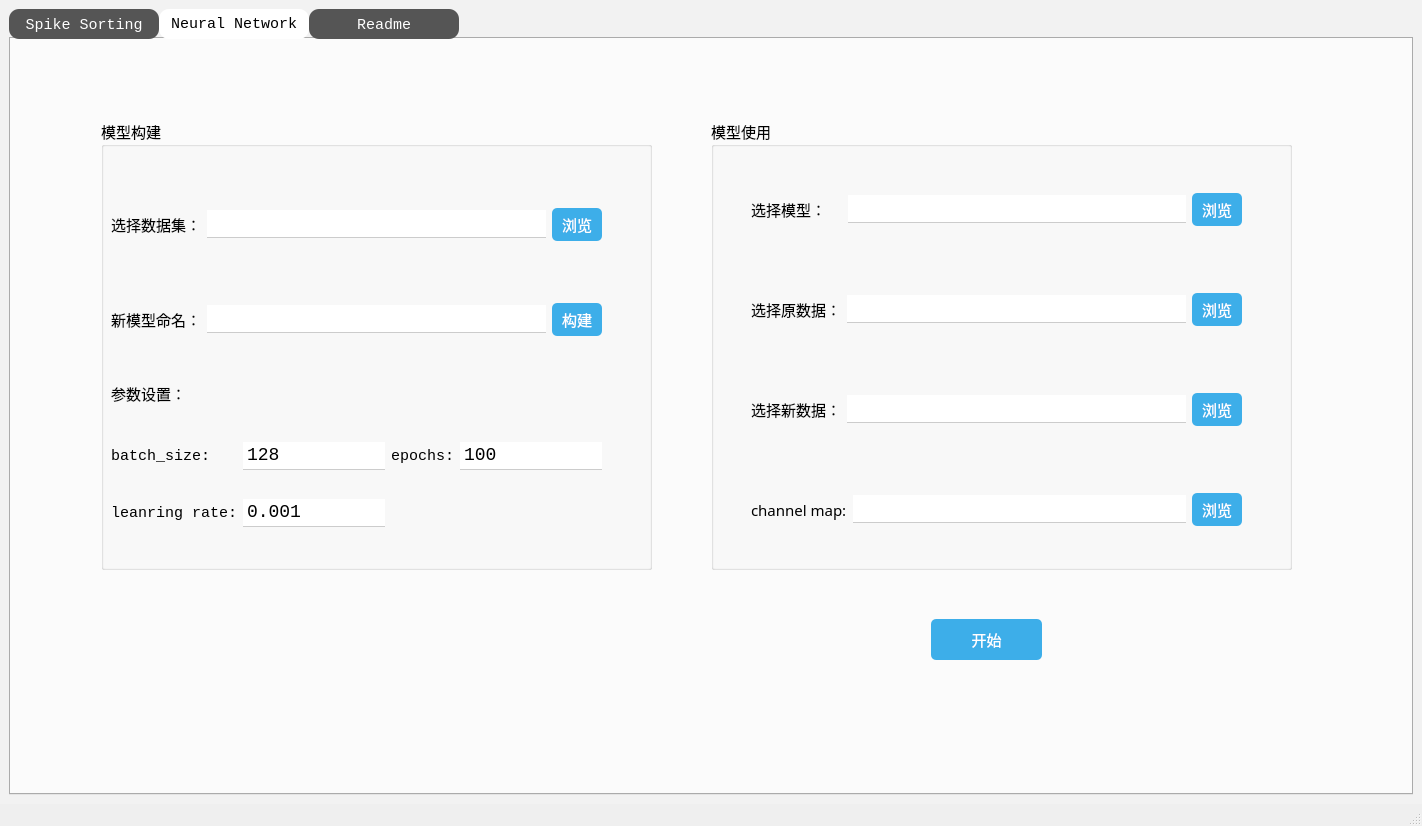
<?xml version="1.0" encoding="UTF-8"?>
<ui version="4.0">
 <class>MainWindow</class>
 <widget class="QMainWindow" name="MainWindow">
  <property name="geometry">
   <rect>
    <x>0</x>
    <y>0</y>
    <width>1422</width>
    <height>826</height>
   </rect>
  </property>
  <property name="windowTitle">
   <string>MainWindow</string>
  </property>
  <property name="styleSheet">
   <string notr="true">QWidget#centralwidget {
    background-color: #F2F2F2;
}

QPushButton {
    background-color: #3daee9;
    border: none;
    border-radius: 5px;
    color: white;
    padding: 5px 10px;
}

QPushButton:hover {
    background-color: #2f8ad4;
}

QLineEdit {
    background-color: #FFFFFF;
    border: none;
    border-bottom: 1px solid #CCCCCC;
    padding: 2px;
    font-size: 14px;
}

QLineEdit:focus {
    border-bottom: 2px solid #3daee9;
}
QLineEdit {
    font-size: 18px;
}</string>
  </property>
  <widget class="QWidget" name="centralwidget">
   <property name="styleSheet">
    <string notr="true"/>
   </property>
   <layout class="QHBoxLayout" name="horizontalLayout">
    <item>
     <widget class="QTabWidget" name="tabWidget">
      <property name="font">
       <font>
        <family>Consolas</family>
        <pointsize>11</pointsize>
       </font>
      </property>
      <property name="mouseTracking">
       <bool>false</bool>
      </property>
      <property name="focusPolicy">
       <enum>Qt::TabFocus</enum>
      </property>
      <property name="styleSheet">
       <string notr="true">QTabBar::tab {
	border-radius: 10px;
    background-color: #555555;
    color: #ffffff;
    width: 150px;
    height: 30px;
}

QTabBar::tab:selected {
    background-color: #ffffff;
    color: #000000;
}
</string>
      </property>
      <property name="currentIndex">
       <number>1</number>
      </property>
      <property name="iconSize">
       <size>
        <width>20</width>
        <height>20</height>
       </size>
      </property>
      <property name="documentMode">
       <bool>false</bool>
      </property>
      <property name="tabsClosable">
       <bool>false</bool>
      </property>
      <property name="tabBarAutoHide">
       <bool>false</bool>
      </property>
      <widget class="QWidget" name="tab">
       <property name="styleSheet">
        <string notr="true">QTabWidget::pane {
    border: 1px solid #aaa;
    border-top: none;
}

QTabWidget::tab-bar {
    alignment: center;
}

QTabBar::tab {
    border: 1px solid #ccc;
    border-top-left-radius: 5px;
    border-top-right-radius: 5px;
    padding: 5px 10px;
    background-color: #f6f6f6;
    color: #555;
}

QTabBar::tab:selected, QTabBar::tab:hover {
    background-color: #fff;
    border-color: #aaa;
}

QTabWidget::tab:selected {
    background-color: #fff;
    border-color: #aaa;
}

QTabWidget::tab-bar::close-button {
    image: url(close.png);
    subcontrol-position: right;
}

QTabWidget::tab-bar::close-button:hover {
    image: url(close_hover.png);
}
</string>
       </property>
       <attribute name="title">
        <string>Spike Sorting</string>
       </attribute>
       <widget class="QGroupBox" name="groupBox">
        <property name="geometry">
         <rect>
          <x>70</x>
          <y>40</y>
          <width>571</width>
          <height>541</height>
         </rect>
        </property>
        <property name="sizePolicy">
         <sizepolicy hsizetype="Expanding" vsizetype="Expanding">
          <horstretch>0</horstretch>
          <verstretch>0</verstretch>
         </sizepolicy>
        </property>
        <property name="font">
         <font>
          <family>Microsoft YaHei</family>
          <pointsize>12</pointsize>
         </font>
        </property>
        <property name="title">
         <string>参数设置</string>
        </property>
        <widget class="QWidget" name="verticalLayoutWidget">
         <property name="geometry">
          <rect>
           <x>20</x>
           <y>30</y>
           <width>110</width>
           <height>461</height>
          </rect>
         </property>
         <layout class="QVBoxLayout" name="verticalLayout">
          <item>
           <widget class="QLabel" name="label_3">
            <property name="font">
             <font>
              <family>Microsoft YaHei</family>
              <pointsize>11</pointsize>
             </font>
            </property>
            <property name="text">
             <string>滤波：</string>
            </property>
           </widget>
          </item>
          <item>
           <widget class="QLabel" name="label_2">
            <property name="font">
             <font>
              <family>Microsoft YaHei</family>
              <pointsize>11</pointsize>
             </font>
            </property>
            <property name="text">
             <string>算法：</string>
            </property>
           </widget>
          </item>
          <item>
           <widget class="QLabel" name="label">
            <property name="font">
             <font>
              <family>Microsoft YaHei</family>
              <pointsize>11</pointsize>
             </font>
            </property>
            <property name="text">
             <string>自选时间点：</string>
            </property>
           </widget>
          </item>
         </layout>
        </widget>
        <widget class="QWidget" name="gridLayoutWidget_2">
         <property name="geometry">
          <rect>
           <x>120</x>
           <y>80</y>
           <width>441</width>
           <height>51</height>
          </rect>
         </property>
         <layout class="QGridLayout" name="gridLayout_2">
          <item row="0" column="1">
           <widget class="QLabel" name="label_4">
            <property name="text">
             <string>-</string>
            </property>
           </widget>
          </item>
          <item row="0" column="0">
           <widget class="QLineEdit" name="lineEdit">
            <property name="font">
             <font>
              <family>Consolas</family>
              <pointsize>-1</pointsize>
             </font>
            </property>
            <property name="styleSheet">
             <string notr="true">QLineEdit {
    font-size: 18px;
}</string>
            </property>
            <property name="text">
             <string>600</string>
            </property>
           </widget>
          </item>
          <item row="0" column="2">
           <widget class="QLineEdit" name="lineEdit_2">
            <property name="font">
             <font>
              <family>Consolas</family>
              <pointsize>-1</pointsize>
             </font>
            </property>
            <property name="styleSheet">
             <string notr="true">QLineEdit {
    font-size: 18px;
}</string>
            </property>
            <property name="text">
             <string>6000</string>
            </property>
           </widget>
          </item>
          <item row="0" column="3">
           <widget class="QLabel" name="label_5">
            <property name="font">
             <font>
              <family>Consolas</family>
              <pointsize>11</pointsize>
             </font>
            </property>
            <property name="text">
             <string>Hz</string>
            </property>
           </widget>
          </item>
         </layout>
        </widget>
        <widget class="QWidget" name="gridLayoutWidget">
         <property name="geometry">
          <rect>
           <x>120</x>
           <y>240</y>
           <width>441</width>
           <height>31</height>
          </rect>
         </property>
         <layout class="QGridLayout" name="gridLayout">
          <item row="0" column="0">
           <widget class="QRadioButton" name="radioButton">
            <property name="font">
             <font>
              <family>Microsoft YaHei</family>
              <pointsize>11</pointsize>
             </font>
            </property>
            <property name="acceptDrops">
             <bool>false</bool>
            </property>
            <property name="text">
             <string>默认</string>
            </property>
            <property name="checked">
             <bool>true</bool>
            </property>
           </widget>
          </item>
          <item row="0" column="1">
           <widget class="QRadioButton" name="radioButton_2">
            <property name="font">
             <font>
              <family>Microsoft YaHei</family>
              <pointsize>11</pointsize>
             </font>
            </property>
            <property name="text">
             <string>修改</string>
            </property>
           </widget>
          </item>
         </layout>
        </widget>
        <widget class="QWidget" name="gridLayoutWidget_3">
         <property name="geometry">
          <rect>
           <x>120</x>
           <y>280</y>
           <width>441</width>
           <height>103</height>
          </rect>
         </property>
         <layout class="QGridLayout" name="gridLayout_3">
          <item row="0" column="2">
           <widget class="QLabel" name="label_7">
            <property name="font">
             <font>
              <family>Consolas</family>
              <pointsize>11</pointsize>
             </font>
            </property>
            <property name="text">
             <string>threshold:</string>
            </property>
           </widget>
          </item>
          <item row="0" column="0">
           <widget class="QLabel" name="label_6">
            <property name="font">
             <font>
              <family>Consolas</family>
              <pointsize>11</pointsize>
             </font>
            </property>
            <property name="text">
             <string>interval:</string>
            </property>
           </widget>
          </item>
          <item row="2" column="0">
           <widget class="QLabel" name="label_10">
            <property name="font">
             <font>
              <family>Consolas</family>
              <pointsize>11</pointsize>
             </font>
            </property>
            <property name="text">
             <string>clip_size:</string>
            </property>
           </widget>
          </item>
          <item row="1" column="3">
           <widget class="QLineEdit" name="lineEdit_6">
            <property name="font">
             <font>
              <family>Consolas</family>
              <pointsize>-1</pointsize>
             </font>
            </property>
            <property name="text">
             <string>100</string>
            </property>
            <property name="readOnly">
             <bool>false</bool>
            </property>
           </widget>
          </item>
          <item row="0" column="3">
           <widget class="QLineEdit" name="lineEdit_4">
            <property name="font">
             <font>
              <family>Consolas</family>
              <pointsize>-1</pointsize>
             </font>
            </property>
            <property name="text">
             <string>3.5</string>
            </property>
            <property name="readOnly">
             <bool>false</bool>
            </property>
           </widget>
          </item>
          <item row="1" column="1">
           <widget class="QLineEdit" name="lineEdit_5">
            <property name="font">
             <font>
              <family>Consolas</family>
              <pointsize>-1</pointsize>
             </font>
            </property>
            <property name="text">
             <string>0</string>
            </property>
            <property name="readOnly">
             <bool>false</bool>
            </property>
           </widget>
          </item>
          <item row="2" column="1">
           <widget class="QLineEdit" name="lineEdit_7">
            <property name="font">
             <font>
              <family>Consolas</family>
              <pointsize>-1</pointsize>
             </font>
            </property>
            <property name="text">
             <string>54</string>
            </property>
            <property name="readOnly">
             <bool>false</bool>
            </property>
           </widget>
          </item>
          <item row="0" column="1">
           <widget class="QLineEdit" name="lineEdit_3">
            <property name="font">
             <font>
              <family>Consolas</family>
              <pointsize>-1</pointsize>
             </font>
            </property>
            <property name="text">
             <string>27</string>
            </property>
            <property name="readOnly">
             <bool>false</bool>
            </property>
           </widget>
          </item>
          <item row="1" column="0">
           <widget class="QLabel" name="label_8">
            <property name="font">
             <font>
              <family>Consolas</family>
              <pointsize>11</pointsize>
             </font>
            </property>
            <property name="text">
             <string>detect_sign:</string>
            </property>
           </widget>
          </item>
          <item row="1" column="2">
           <widget class="QLabel" name="label_9">
            <property name="font">
             <font>
              <family>Consolas</family>
              <pointsize>11</pointsize>
             </font>
            </property>
            <property name="text">
             <string>adjacency_radius:</string>
            </property>
           </widget>
          </item>
         </layout>
        </widget>
        <widget class="QWidget" name="gridLayoutWidget_4">
         <property name="geometry">
          <rect>
           <x>120</x>
           <y>400</y>
           <width>441</width>
           <height>31</height>
          </rect>
         </property>
         <property name="font">
          <font>
           <pointsize>11</pointsize>
          </font>
         </property>
         <layout class="QGridLayout" name="gridLayout_4">
          <item row="0" column="0">
           <widget class="QRadioButton" name="radioButton_3">
            <property name="font">
             <font>
              <family>Microsoft YaHei</family>
              <pointsize>11</pointsize>
             </font>
            </property>
            <property name="text">
             <string>使用</string>
            </property>
           </widget>
          </item>
          <item row="0" column="1">
           <widget class="QRadioButton" name="radioButton_4">
            <property name="font">
             <font>
              <family>Microsoft YaHei</family>
              <pointsize>11</pointsize>
             </font>
            </property>
            <property name="text">
             <string>不使用</string>
            </property>
            <property name="checked">
             <bool>true</bool>
            </property>
           </widget>
          </item>
         </layout>
        </widget>
        <widget class="QWidget" name="gridLayoutWidget_5">
         <property name="geometry">
          <rect>
           <x>120</x>
           <y>440</y>
           <width>441</width>
           <height>41</height>
          </rect>
         </property>
         <layout class="QGridLayout" name="gridLayout_5">
          <item row="0" column="1">
           <widget class="QLabel" name="label_11">
            <property name="text">
             <string>-</string>
            </property>
           </widget>
          </item>
          <item row="0" column="2">
           <widget class="QLineEdit" name="lineEdit_9">
            <property name="text">
             <string/>
            </property>
           </widget>
          </item>
          <item row="0" column="0">
           <widget class="QLineEdit" name="lineEdit_8">
            <property name="text">
             <string/>
            </property>
           </widget>
          </item>
         </layout>
        </widget>
       </widget>
       <widget class="QGroupBox" name="groupBox_2">
        <property name="geometry">
         <rect>
          <x>690</x>
          <y>40</y>
          <width>641</width>
          <height>541</height>
         </rect>
        </property>
        <property name="sizePolicy">
         <sizepolicy hsizetype="Expanding" vsizetype="Expanding">
          <horstretch>0</horstretch>
          <verstretch>0</verstretch>
         </sizepolicy>
        </property>
        <property name="font">
         <font>
          <family>Microsoft YaHei</family>
          <pointsize>11</pointsize>
         </font>
        </property>
        <property name="title">
         <string>文件选择</string>
        </property>
        <widget class="QWidget" name="gridLayoutWidget_6">
         <property name="geometry">
          <rect>
           <x>20</x>
           <y>40</y>
           <width>591</width>
           <height>401</height>
          </rect>
         </property>
         <layout class="QGridLayout" name="gridLayout_6">
          <item row="1" column="0">
           <widget class="QLabel" name="label_14">
            <property name="font">
             <font>
              <family>Consolas</family>
              <pointsize>11</pointsize>
             </font>
            </property>
            <property name="text">
             <string>rhd/rhs directory：</string>
            </property>
           </widget>
          </item>
          <item row="1" column="2">
           <widget class="QPushButton" name="pushButton_2">
            <property name="font">
             <font>
              <family>Microsoft YaHei</family>
              <pointsize>11</pointsize>
             </font>
            </property>
            <property name="text">
             <string>浏览</string>
            </property>
           </widget>
          </item>
          <item row="1" column="1">
           <widget class="QLineEdit" name="lineEdit_11"/>
          </item>
          <item row="2" column="1">
           <widget class="QLineEdit" name="lineEdit_12"/>
          </item>
          <item row="0" column="1">
           <widget class="QLineEdit" name="lineEdit_10"/>
          </item>
          <item row="0" column="0">
           <widget class="QLabel" name="label_13">
            <property name="font">
             <font>
              <family>Consolas</family>
              <pointsize>11</pointsize>
             </font>
            </property>
            <property name="text">
             <string>channel map file：</string>
            </property>
           </widget>
          </item>
          <item row="0" column="2">
           <widget class="QPushButton" name="pushButton">
            <property name="font">
             <font>
              <family>Microsoft YaHei</family>
              <pointsize>11</pointsize>
             </font>
            </property>
            <property name="text">
             <string>浏览</string>
            </property>
           </widget>
          </item>
          <item row="2" column="0">
           <widget class="QLabel" name="label_15">
            <property name="font">
             <font>
              <family>Consolas</family>
              <pointsize>11</pointsize>
             </font>
            </property>
            <property name="text">
             <string>bad channel file：</string>
            </property>
           </widget>
          </item>
          <item row="3" column="0">
           <widget class="QLabel" name="label_16">
            <property name="font">
             <font>
              <family>Consolas</family>
              <pointsize>11</pointsize>
             </font>
            </property>
            <property name="text">
             <string>channel location file：</string>
            </property>
           </widget>
          </item>
          <item row="3" column="1">
           <widget class="QLineEdit" name="lineEdit_13"/>
          </item>
          <item row="2" column="2">
           <widget class="QPushButton" name="pushButton_3">
            <property name="font">
             <font>
              <family>Microsoft YaHei</family>
              <pointsize>11</pointsize>
             </font>
            </property>
            <property name="text">
             <string>浏览</string>
            </property>
           </widget>
          </item>
          <item row="3" column="2">
           <widget class="QPushButton" name="pushButton_4">
            <property name="font">
             <font>
              <family>Microsoft YaHei</family>
              <pointsize>11</pointsize>
             </font>
            </property>
            <property name="text">
             <string>浏览</string>
            </property>
           </widget>
          </item>
         </layout>
        </widget>
        <widget class="QPushButton" name="pushButton_5">
         <property name="geometry">
          <rect>
           <x>270</x>
           <y>480</y>
           <width>93</width>
           <height>28</height>
          </rect>
         </property>
         <property name="font">
          <font>
           <family>Microsoft YaHei</family>
           <pointsize>11</pointsize>
          </font>
         </property>
         <property name="text">
          <string>开始</string>
         </property>
        </widget>
       </widget>
      </widget>
      <widget class="QWidget" name="tab_2">
       <attribute name="title">
        <string>Neural Network</string>
       </attribute>
       <widget class="QGroupBox" name="groupBox_3">
        <property name="geometry">
         <rect>
          <x>90</x>
          <y>80</y>
          <width>551</width>
          <height>451</height>
         </rect>
        </property>
        <property name="font">
         <font>
          <family>Microsoft YaHei</family>
          <pointsize>11</pointsize>
         </font>
        </property>
        <property name="title">
         <string>模型构建</string>
        </property>
        <widget class="QWidget" name="gridLayoutWidget_7">
         <property name="geometry">
          <rect>
           <x>10</x>
           <y>70</y>
           <width>491</width>
           <height>71</height>
          </rect>
         </property>
         <layout class="QGridLayout" name="gridLayout_7">
          <item row="0" column="0">
           <widget class="QLabel" name="label_17">
            <property name="font">
             <font>
              <family>Microsoft YaHei</family>
              <pointsize>11</pointsize>
             </font>
            </property>
            <property name="text">
             <string>选择数据集：</string>
            </property>
           </widget>
          </item>
          <item row="0" column="2">
           <widget class="QPushButton" name="pushButton_6">
            <property name="font">
             <font>
              <family>Microsoft YaHei</family>
              <pointsize>11</pointsize>
             </font>
            </property>
            <property name="text">
             <string>浏览</string>
            </property>
           </widget>
          </item>
          <item row="0" column="1">
           <widget class="QLineEdit" name="lineEdit_14">
            <property name="font">
             <font>
              <family>Consolas</family>
              <pointsize>-1</pointsize>
             </font>
            </property>
           </widget>
          </item>
         </layout>
        </widget>
        <widget class="QWidget" name="gridLayoutWidget_8">
         <property name="geometry">
          <rect>
           <x>10</x>
           <y>300</y>
           <width>491</width>
           <height>131</height>
          </rect>
         </property>
         <layout class="QGridLayout" name="gridLayout_8">
          <item row="0" column="3">
           <widget class="QLineEdit" name="lineEdit_16">
            <property name="font">
             <font>
              <family>Consolas</family>
              <pointsize>-1</pointsize>
             </font>
            </property>
            <property name="text">
             <string>100</string>
            </property>
           </widget>
          </item>
          <item row="1" column="1">
           <widget class="QLineEdit" name="lineEdit_17">
            <property name="font">
             <font>
              <family>Consolas</family>
              <pointsize>-1</pointsize>
             </font>
            </property>
            <property name="text">
             <string>0.001</string>
            </property>
           </widget>
          </item>
          <item row="0" column="1">
           <widget class="QLineEdit" name="lineEdit_15">
            <property name="font">
             <font>
              <family>Consolas</family>
              <pointsize>-1</pointsize>
             </font>
            </property>
            <property name="text">
             <string>128</string>
            </property>
           </widget>
          </item>
          <item row="1" column="0">
           <widget class="QLabel" name="label_21">
            <property name="font">
             <font>
              <family>Consolas</family>
              <pointsize>11</pointsize>
             </font>
            </property>
            <property name="text">
             <string>leanring rate:</string>
            </property>
           </widget>
          </item>
          <item row="0" column="2">
           <widget class="QLabel" name="label_20">
            <property name="font">
             <font>
              <family>Consolas</family>
              <pointsize>11</pointsize>
             </font>
            </property>
            <property name="text">
             <string>epochs:</string>
            </property>
           </widget>
          </item>
          <item row="0" column="0">
           <widget class="QLabel" name="label_19">
            <property name="font">
             <font>
              <family>Consolas</family>
              <pointsize>11</pointsize>
             </font>
            </property>
            <property name="text">
             <string>batch_size:</string>
            </property>
           </widget>
          </item>
         </layout>
        </widget>
        <widget class="QWidget" name="gridLayoutWidget_9">
         <property name="geometry">
          <rect>
           <x>10</x>
           <y>170</y>
           <width>491</width>
           <height>61</height>
          </rect>
         </property>
         <layout class="QGridLayout" name="gridLayout_9">
          <item row="0" column="0">
           <widget class="QLabel" name="label_22">
            <property name="font">
             <font>
              <family>Microsoft YaHei</family>
              <pointsize>11</pointsize>
             </font>
            </property>
            <property name="text">
             <string>新模型命名：</string>
            </property>
           </widget>
          </item>
          <item row="0" column="1">
           <widget class="QLineEdit" name="lineEdit_18">
            <property name="font">
             <font>
              <family>Consolas</family>
              <pointsize>-1</pointsize>
             </font>
            </property>
           </widget>
          </item>
          <item row="0" column="2">
           <widget class="QPushButton" name="pushButton_11">
            <property name="font">
             <font>
              <family>Microsoft YaHei</family>
              <pointsize>11</pointsize>
             </font>
            </property>
            <property name="text">
             <string>构建</string>
            </property>
           </widget>
          </item>
         </layout>
        </widget>
        <widget class="QLabel" name="label_24">
         <property name="geometry">
          <rect>
           <x>10</x>
           <y>260</y>
           <width>90</width>
           <height>29</height>
          </rect>
         </property>
         <property name="font">
          <font>
           <family>Microsoft YaHei</family>
           <pointsize>11</pointsize>
          </font>
         </property>
         <property name="text">
          <string>参数设置：</string>
         </property>
        </widget>
       </widget>
       <widget class="QGroupBox" name="groupBox_4">
        <property name="geometry">
         <rect>
          <x>700</x>
          <y>80</y>
          <width>581</width>
          <height>451</height>
         </rect>
        </property>
        <property name="font">
         <font>
          <family>Microsoft YaHei</family>
          <pointsize>11</pointsize>
         </font>
        </property>
        <property name="title">
         <string>模型使用</string>
        </property>
        <widget class="QWidget" name="gridLayoutWidget_10">
         <property name="geometry">
          <rect>
           <x>40</x>
           <y>260</y>
           <width>491</width>
           <height>61</height>
          </rect>
         </property>
         <layout class="QGridLayout" name="gridLayout_10">
          <item row="0" column="0">
           <widget class="QLabel" name="label_23">
            <property name="font">
             <font>
              <family>Microsoft YaHei</family>
              <pointsize>11</pointsize>
             </font>
            </property>
            <property name="text">
             <string>选择新数据：</string>
            </property>
           </widget>
          </item>
          <item row="0" column="2">
           <widget class="QPushButton" name="pushButton_7">
            <property name="font">
             <font>
              <family>Microsoft YaHei</family>
              <pointsize>11</pointsize>
             </font>
            </property>
            <property name="text">
             <string>浏览</string>
            </property>
           </widget>
          </item>
          <item row="0" column="1">
           <widget class="QLineEdit" name="lineEdit_19">
            <property name="font">
             <font>
              <family>Consolas</family>
              <pointsize>-1</pointsize>
             </font>
            </property>
           </widget>
          </item>
         </layout>
        </widget>
        <widget class="QWidget" name="gridLayoutWidget_12">
         <property name="geometry">
          <rect>
           <x>40</x>
           <y>60</y>
           <width>491</width>
           <height>61</height>
          </rect>
         </property>
         <layout class="QGridLayout" name="gridLayout_12">
          <item row="0" column="0">
           <widget class="QLabel" name="label_28">
            <property name="font">
             <font>
              <family>Microsoft YaHei</family>
              <pointsize>11</pointsize>
             </font>
            </property>
            <property name="text">
             <string>选择模型：    </string>
            </property>
           </widget>
          </item>
          <item row="0" column="2">
           <widget class="QPushButton" name="pushButton_8">
            <property name="font">
             <font>
              <family>Microsoft YaHei</family>
              <pointsize>11</pointsize>
             </font>
            </property>
            <property name="text">
             <string>浏览</string>
            </property>
           </widget>
          </item>
          <item row="0" column="1">
           <widget class="QLineEdit" name="lineEdit_23">
            <property name="font">
             <font>
              <family>Consolas</family>
              <pointsize>-1</pointsize>
             </font>
            </property>
           </widget>
          </item>
         </layout>
        </widget>
        <widget class="QWidget" name="gridLayoutWidget_13">
         <property name="geometry">
          <rect>
           <x>40</x>
           <y>160</y>
           <width>491</width>
           <height>61</height>
          </rect>
         </property>
         <layout class="QGridLayout" name="gridLayout_13">
          <item row="0" column="0">
           <widget class="QLabel" name="label_29">
            <property name="font">
             <font>
              <family>Microsoft YaHei</family>
              <pointsize>11</pointsize>
             </font>
            </property>
            <property name="text">
             <string>选择原数据：</string>
            </property>
           </widget>
          </item>
          <item row="0" column="2">
           <widget class="QPushButton" name="pushButton_10">
            <property name="font">
             <font>
              <family>Microsoft YaHei</family>
              <pointsize>11</pointsize>
             </font>
            </property>
            <property name="text">
             <string>浏览</string>
            </property>
           </widget>
          </item>
          <item row="0" column="1">
           <widget class="QLineEdit" name="lineEdit_24">
            <property name="font">
             <font>
              <family>Consolas</family>
              <pointsize>-1</pointsize>
             </font>
            </property>
           </widget>
          </item>
         </layout>
        </widget>
        <widget class="QWidget" name="gridLayoutWidget_11">
         <property name="geometry">
          <rect>
           <x>40</x>
           <y>360</y>
           <width>491</width>
           <height>61</height>
          </rect>
         </property>
         <layout class="QGridLayout" name="gridLayout_11">
          <item row="0" column="0">
           <widget class="QLabel" name="label_25">
            <property name="font">
             <font>
              <family>Microsoft YaHei</family>
              <pointsize>11</pointsize>
             </font>
            </property>
            <property name="text">
             <string>channel map:</string>
            </property>
           </widget>
          </item>
          <item row="0" column="2">
           <widget class="QPushButton" name="pushButton_12">
            <property name="font">
             <font>
              <family>Microsoft YaHei</family>
              <pointsize>11</pointsize>
             </font>
            </property>
            <property name="text">
             <string>浏览</string>
            </property>
           </widget>
          </item>
          <item row="0" column="1">
           <widget class="QLineEdit" name="lineEdit_20">
            <property name="font">
             <font>
              <family>Consolas</family>
              <pointsize>-1</pointsize>
             </font>
            </property>
           </widget>
          </item>
         </layout>
        </widget>
       </widget>
       <widget class="QPushButton" name="pushButton_9">
        <property name="geometry">
         <rect>
          <x>920</x>
          <y>580</y>
          <width>111</width>
          <height>41</height>
         </rect>
        </property>
        <property name="font">
         <font>
          <family>Microsoft YaHei</family>
          <pointsize>11</pointsize>
         </font>
        </property>
        <property name="text">
         <string>开始</string>
        </property>
       </widget>
      </widget>
      <widget class="QWidget" name="tab_3">
       <attribute name="title">
        <string>Readme</string>
       </attribute>
       <widget class="QPlainTextEdit" name="plainTextEdit">
        <property name="geometry">
         <rect>
          <x>70</x>
          <y>30</y>
          <width>1281</width>
          <height>671</height>
         </rect>
        </property>
        <property name="font">
         <font>
          <family>华文楷体</family>
          <pointsize>10</pointsize>
         </font>
        </property>
        <property name="plainText">
         <string>使用说明

本软件主要包含两个功能：Spike Sorting和使用Neural Network进行神经元的长期跟踪。

Spike Sorting：

1.共有三部分参数设置
滤波使用的是带通滤波，范围是600-6000Hz，有需要可以直接修改
算法使用的是默认值，需要修改时选中修改按钮再输入新参数即可，想要恢复默认参数重新选中默认按钮参数会回到默认值
自选时间点默认为不使用，需要时点击使用按钮后输入范围，需要指定的单位是点，不是时间

2.文件选择
第一个是电极的坐标文件，需要根据通道数选择对应的通道坐标的csv文件
第二个是原始数据文件，需要将所有的rhd/rhs文件放在同一个文件夹中然后选中这个文件夹
第三个是通道的阻抗信息文件
第四个是通道的位置信息，即通道在空间上的排布的csv文件

Neural Network：

1.模型构建：
选择数据集：数据集为spike sorting得到的结果，为存储了所有主通道波形的npy文件，这个文件会在spike sorting之后自动保存，
模型命名：需要英文命名无需后缀，参数使用默认参数点击构建即可，模型会保存在使用的数据集文件夹下

2.模型使用
选择模型：根据小鼠个体选择之前构建的模型
原数据集：选择构建模型使用的数据集，数据格式是npy文件，
新数据集：选择需要进行分类的新数据，数据格式是npy文件
channel map：电极的坐标文件
开始：会生成波形比较图片，主通道标记图片和一个记录结果的csv文件</string>
        </property>
       </widget>
      </widget>
     </widget>
    </item>
   </layout>
  </widget>
  <widget class="QMenuBar" name="menubar">
   <property name="geometry">
    <rect>
     <x>0</x>
     <y>0</y>
     <width>1422</width>
     <height>26</height>
    </rect>
   </property>
  </widget>
  <widget class="QStatusBar" name="statusbar"/>
 </widget>
 <resources/>
 <connections/>
</ui>
